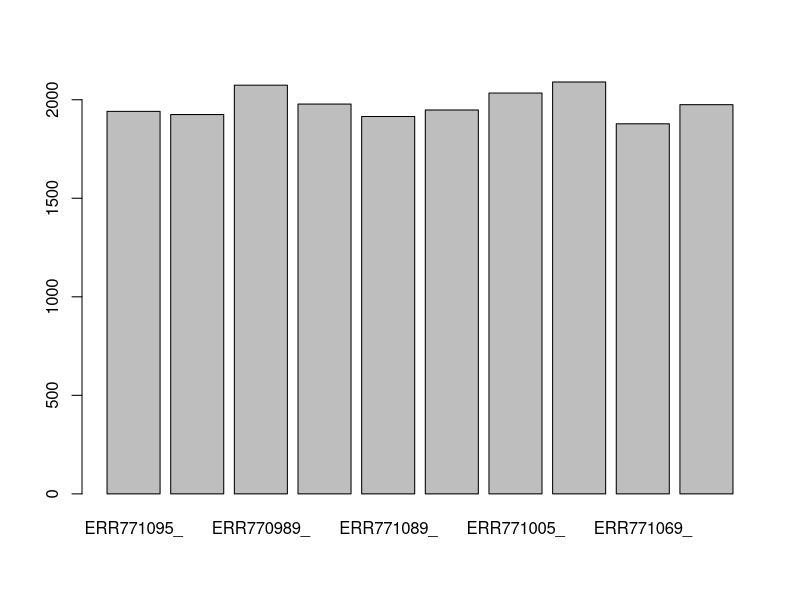
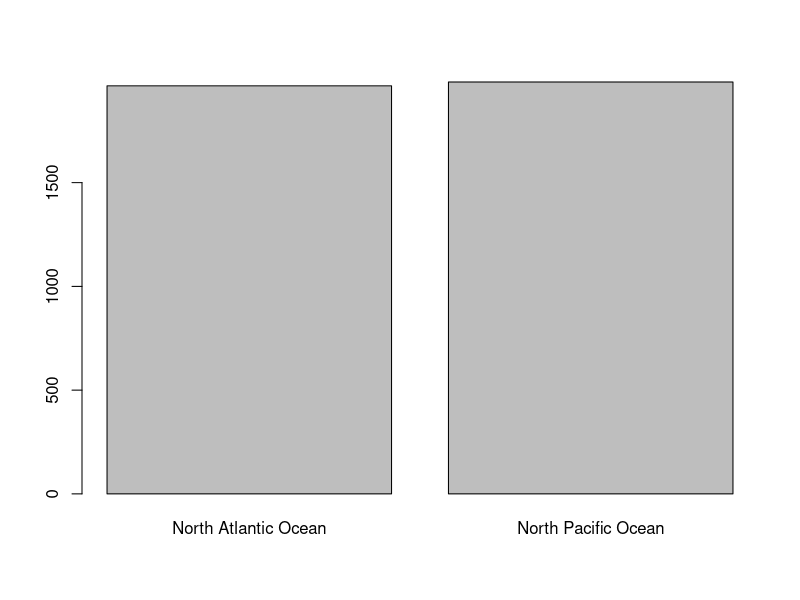
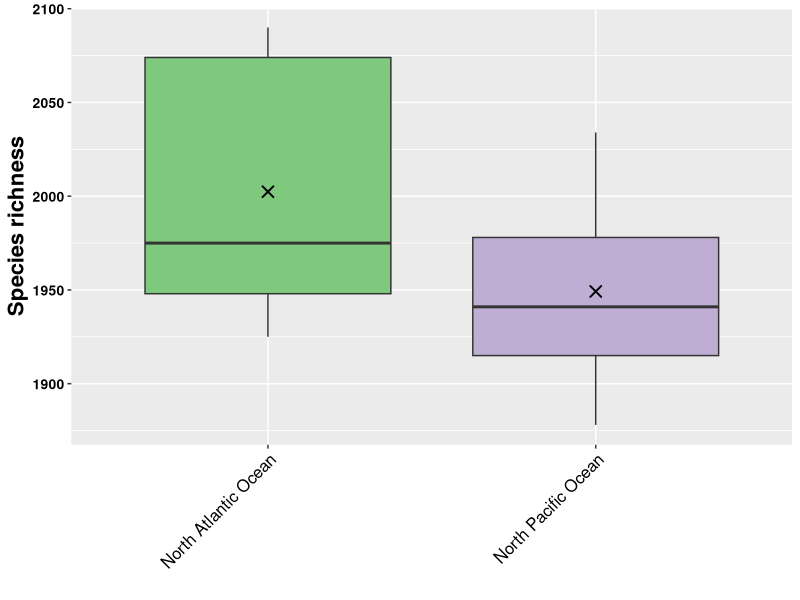
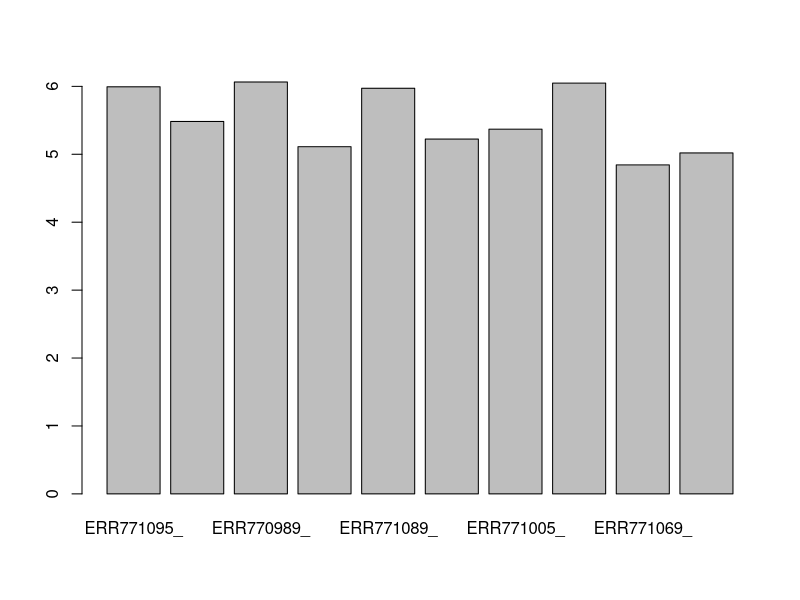
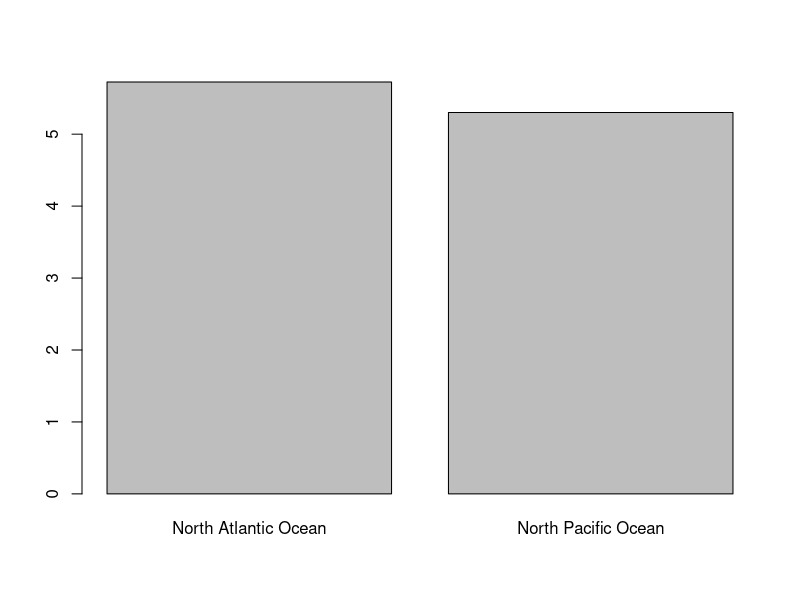
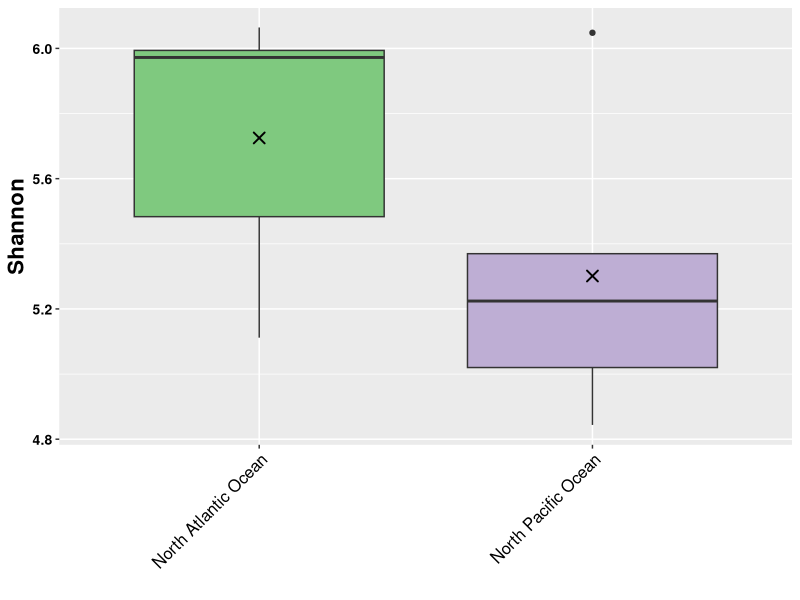
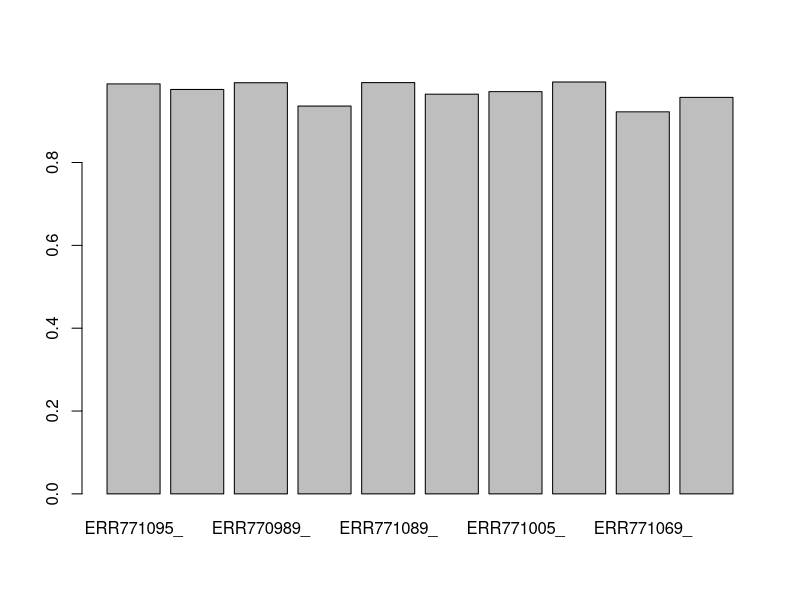
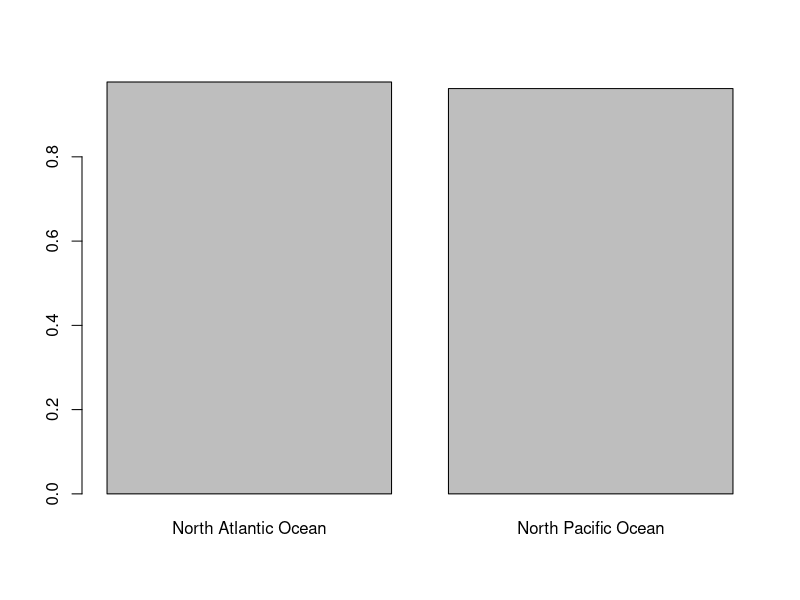

Write the R code that produced these figures, in order.
#set working directory
setwd("")

library(vegan)
library(ggplot2)
library(reshape2)
library(RColorBrewer)

#Import data----

##import species and subsystems count tables
species_count<-read.csv("species_count.csv", sep =",", header = T, row.names= 1, stringsAsFactors = F)
subsystems_count<-read.csv("subsystems_count.csv", sep =",", header = T, row.names= 1)

#import sites
sites<-as.data.frame(read.csv("sites.csv", header=F, as.is = T))

####-----SPECIES (taxonomic analysis)########
#species richness----
barplot(specnumber(species_count)) #samples
barplot(tapply(specnumber(species_count), sites$V2,	 FUN=mean)) #sites
#pairwise.wilcox.test un-paired: species richness
species_count_specnumber<-specnumber(species_count, sites$V1)
species_count_specnumber_wilcox<-pairwise.wilcox.test(species_count_specnumber,sites$V2,"BH", paired=F, exact =F)
species_count_specnumber_wilcox$p.value
#krustal wallis for multiple comparisons: species richness
kruskal.test(species_count_specnumber, as.factor(sites$V2))

#input for ggplot2
species_count_specnumber<-as.data.frame(species_count_specnumber)
species_count_specnumber_melted<-cbind(species_count_specnumber,sites$V2)

#boxplot
n <- length(unique(sites$V2))
qual_col_pals <- brewer.pal.info[brewer.pal.info$category == 'qual',]
col_vector <- unlist(mapply(brewer.pal, qual_col_pals$maxcolors, rownames(qual_col_pals)))

ggplot(as.data.frame(species_count_specnumber_melted), aes(x=sites$V2, y=species_count_specnumber)) +
  geom_boxplot(aes(fill=sites$V2))+
  theme(axis.text.x = element_text(angle = 45, size = 12, colour = "black", vjust = 1, hjust = 1), 
        axis.title.y = element_text(size = 16, face = "bold"), legend.title = element_text(size = 16, face = "bold"), 
        legend.text = element_text(size = 7, colour = "black"), 
        axis.text.y = element_text(colour = "black", size = 10, face = "bold")) + 
  labs(x = "", y = "Species richness", fill = "Sites")+ 
  scale_fill_manual(values=col_vector)+
  guides(fill=guide_legend(ncol=1))+
  guides(fill=FALSE)+
  stat_summary(fun="mean", color="black", size =0.75, shape=4)

#Shannon's diversity index----
barplot(diversity(species_count, "shannon")) #samples
barplot(tapply(diversity(species_count, "shannon"), sites$V2,	 FUN=mean)) #sites
#pairwise.wilcox.test un-paired: Shannon's
species_shannon_specnumber<-diversity(species_count, "shannon")
species_shannon_specnumber_wilcox<-pairwise.wilcox.test(species_shannon_specnumber,sites$V2,"BH", paired=F, exact =F)
species_shannon_specnumber_wilcox$p.value
#krustal wallis for multiple comparisons: Shannon's
kruskal.test(species_shannon_specnumber, as.factor(sites$V2))

#input for ggplot2
species_shannon_specnumber<-as.data.frame(species_shannon_specnumber)
species_shannon_specnumber_melted<-cbind(species_shannon_specnumber,sites$V2)

#boxplot
n <- length(unique(sites$V2))
qual_col_pals <- brewer.pal.info[brewer.pal.info$category == 'qual',]
col_vector <- unlist(mapply(brewer.pal, qual_col_pals$maxcolors, rownames(qual_col_pals)))

ggplot(as.data.frame(species_shannon_specnumber_melted), aes(x=sites$V2, y=species_shannon_specnumber)) +
  geom_boxplot(aes(fill=sites$V2))+
  theme(axis.text.x = element_text(angle = 45, size = 12, colour = "black", vjust = 1, hjust = 1), 
        axis.title.y = element_text(size = 16, face = "bold"), legend.title = element_text(size = 16, face = "bold"), 
        legend.text = element_text(size = 7, colour = "black"), 
        axis.text.y = element_text(colour = "black", size = 10, face = "bold")) + 
  labs(x = "", y = "Shannon", fill = "Sites")+ 
  scale_fill_manual(values=col_vector)+
  guides(fill=guide_legend(ncol=1))+
  guides(fill=FALSE)+
  stat_summary(fun="mean", color="black", size =0.75, shape=4)

#Simpson's diversity index----
barplot(diversity(species_count, "simpson"))
barplot(tapply(diversity(species_count, "simpson"), sites$V2,	 FUN=mean))
#pairwise.wilcox.test un-paired: Simpson's
species_simpson_specnumber<-diversity(species_count, "simpson")
species_simpson_specnumber_wilcox<-pairwise.wilcox.test(species_simpson_specnumber,sites$V2,"BH", paired=F, exact =F)
species_simpson_specnumber_wilcox$p.value
#krustal wallis for multiple comparisons: Simpson's
kruskal.test(species_simpson_specnumber, as.factor(sites$V2))

#input for ggplot2
species_simpson_specnumber<-as.data.frame(species_simpson_specnumber)
species_simpson_specnumber_melted<-cbind(species_simpson_specnumber,sites$V2)

#boxplot
n <- length(unique(sites$V2))
qual_col_pals <- brewer.pal.info[brewer.pal.info$category == 'qual',]
col_vector <- unlist(mapply(brewer.pal, qual_col_pals$maxcolors, rownames(qual_col_pals)))

ggplot(as.data.frame(species_simpson_specnumber_melted), aes(x=sites$V2, y=species_simpson_specnumber)) +
  geom_boxplot(aes(fill=sites$V2))+
  theme(axis.text.x = element_text(angle = 45, size = 12, colour = "black", vjust = 1, hjust = 1), 
        axis.title.y = element_text(size = 16, face = "bold"), legend.title = element_text(size = 16, face = "bold"), 
        legend.text = element_text(size = 7, colour = "black"), 
        axis.text.y = element_text(colour = "black", size = 10, face = "bold")) + 
  labs(x = "", y = "Simpson", fill = "Sites")+ 
  scale_fill_manual(values=col_vector)+
  guides(fill=guide_legend(ncol=1))+
  guides(fill=FALSE)+
  stat_summary(fun="mean", color="black", size =0.75, shape=4)


####-----SUBSYSTEMS (functional analysis)####----
#subsystems richness----
barplot(specnumber(subsystems_count)) #samples
barplot(tapply(specnumber(subsystems_count), sites$V2,	 FUN=mean)) #sites
#pairwise.wilcox.test un-paired: subsystems richness
subsystems_count_specnumber<-specnumber(subsystems_count, sites$V1)
subsystems_count_specnumber_wilcox<-pairwise.wilcox.test(subsystems_count_specnumber,sites$V2,"BH", paired=F, exact =F)
subsystems_count_specnumber_wilcox$p.value
#krustal wallis for multiple comparisons: subsystems richness
kruskal.test(subsystems_count_specnumber, as.factor(sites$V2))

#input for ggplot2
subsystems_count_specnumber<-as.data.frame(subsystems_count_specnumber)
subsystems_count_specnumber_melted<-cbind(subsystems_count_specnumber,sites$V2)

#boxplot
n <- length(unique(sites$V2))
qual_col_pals <- brewer.pal.info[brewer.pal.info$category == 'qual',]
col_vector <- unlist(mapply(brewer.pal, qual_col_pals$maxcolors, rownames(qual_col_pals)))

ggplot(as.data.frame(subsystems_count_specnumber_melted), aes(x=sites$V2, y=subsystems_count_specnumber)) +
  geom_boxplot(aes(fill=sites$V2))+
  theme(axis.text.x = element_text(angle = 45, size = 12, colour = "black", vjust = 1, hjust = 1), 
        axis.title.y = element_text(size = 16, face = "bold"), legend.title = element_text(size = 16, face = "bold"), 
        legend.text = element_text(size = 7, colour = "black"), 
        axis.text.y = element_text(colour = "black", size = 10, face = "bold")) + 
  labs(x = "", y = "subsystems richness", fill = "Sites")+ 
  scale_fill_manual(values=col_vector)+
  guides(fill=guide_legend(ncol=1))+
  guides(fill=FALSE)+
  stat_summary(fun="mean", color="black", size =0.75, shape=4)

#Shannon's diversity index----
barplot(diversity(subsystems_count, "shannon")) #samples
barplot(tapply(diversity(subsystems_count, "shannon"), sites$V2,	 FUN=mean)) #sites
#pairwise.wilcox.test un-paired: Shannon's
subsystems_shannon_specnumber<-diversity(subsystems_count, "shannon")
subsystems_shannon_specnumber_wilcox<-pairwise.wilcox.test(subsystems_shannon_specnumber,sites$V2,"BH", paired=F, exact =F)
subsystems_shannon_specnumber_wilcox$p.value
#krustal wallis for multiple comparisons: Shannon's
kruskal.test(subsystems_shannon_specnumber, as.factor(sites$V2))

#input for ggplot2
subsystems_shannon_specnumber<-as.data.frame(subsystems_shannon_specnumber)
subsystems_shannon_specnumber_melted<-cbind(subsystems_shannon_specnumber,sites$V2)

#boxplot
n <- length(unique(sites$V2))
qual_col_pals <- brewer.pal.info[brewer.pal.info$category == 'qual',]
col_vector <- unlist(mapply(brewer.pal, qual_col_pals$maxcolors, rownames(qual_col_pals)))

ggplot(as.data.frame(subsystems_shannon_specnumber_melted), aes(x=sites$V2, y=subsystems_shannon_specnumber)) +
  geom_boxplot(aes(fill=sites$V2))+
  theme(axis.text.x = element_text(angle = 45, size = 12, colour = "black", vjust = 1, hjust = 1), 
        axis.title.y = element_text(size = 16, face = "bold"), legend.title = element_text(size = 16, face = "bold"), 
        legend.text = element_text(size = 7, colour = "black"), 
        axis.text.y = element_text(colour = "black", size = 10, face = "bold")) + 
  labs(x = "", y = "Shannon", fill = "Sites")+ 
  scale_fill_manual(values=col_vector)+
  guides(fill=guide_legend(ncol=1))+
  guides(fill=FALSE)+
  stat_summary(fun="mean", color="black", size =0.75, shape=4)

#Simpson's diversity index----
barplot(diversity(subsystems_count, "simpson"))
barplot(tapply(diversity(subsystems_count, "simpson"), sites$V2,	 FUN=mean))
#pairwise.wilcox.test un-paired: Simpson's
subsystems_simpson_specnumber<-diversity(subsystems_count, "simpson")
subsystems_simpson_specnumber_wilcox<-pairwise.wilcox.test(subsystems_simpson_specnumber,sites$V2,"BH", paired=F, exact =F)
subsystems_simpson_specnumber_wilcox$p.value
#krustal wallis for multiple comparisons: Simpson's
kruskal.test(subsystems_simpson_specnumber, as.factor(sites$V2))

#input for ggplot2
subsystems_simpson_specnumber<-as.data.frame(subsystems_simpson_specnumber)
subsystems_simpson_specnumber_melted<-cbind(subsystems_simpson_specnumber,sites$V2)

#boxplot
n <- length(unique(sites$V2))
qual_col_pals <- brewer.pal.info[brewer.pal.info$category == 'qual',]
col_vector <- unlist(mapply(brewer.pal, qual_col_pals$maxcolors, rownames(qual_col_pals)))

ggplot(as.data.frame(subsystems_simpson_specnumber_melted), aes(x=sites$V2, y=subsystems_simpson_specnumber)) +
  geom_boxplot(aes(fill=sites$V2))+
  theme(axis.text.x = element_text(angle = 45, size = 12, colour = "black", vjust = 1, hjust = 1), 
        axis.title.y = element_text(size = 16, face = "bold"), legend.title = element_text(size = 16, face = "bold"), 
        legend.text = element_text(size = 7, colour = "black"), 
        axis.text.y = element_text(colour = "black", size = 10, face = "bold")) + 
  labs(x = "", y = "Simpson", fill = "Sites")+ 
  scale_fill_manual(values=col_vector)+
  guides(fill=guide_legend(ncol=1))+
  guides(fill=FALSE)+
  stat_summary(fun="mean", color="black", size =0.75, shape=4)

